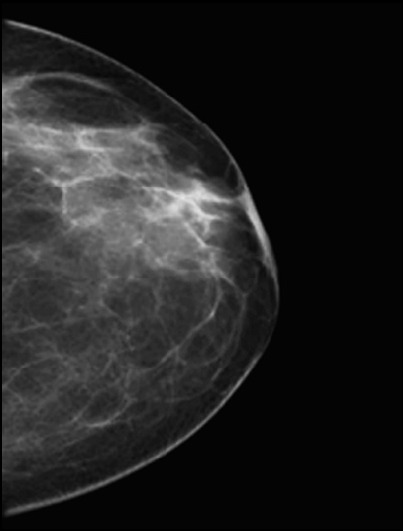
#> input picture mammogram.jpg, 403 x 531 px
$ python Transformasi_Negatif.py
#> lines starting #> are read from the running program, lines starting #| are printed output that depends on the picture
import cv2

img = cv2.imread("mammogram.jpg")
#> img is the input picture: shape (531, 403, 3); min 0, max 230, mean 33.7

img_1 = 255 - img
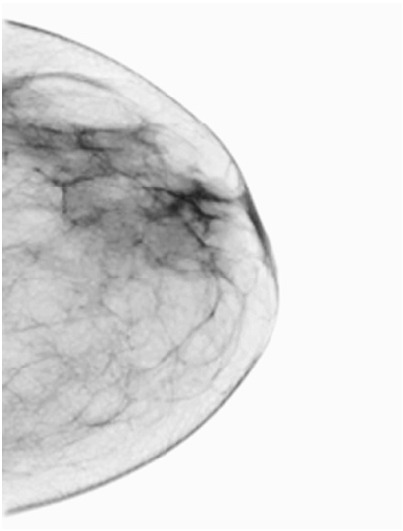
#> img_1: shape (531, 403, 3); min 25, max 255, mean 221.3
cv2.imshow("Original Image", img)
cv2.imshow("Image Negative", img_1)

cv2.waitKey(0)
cv2.destroyAllWindows()
